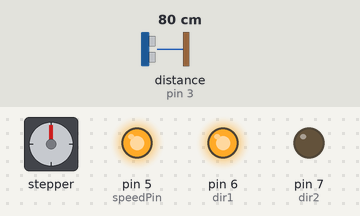
The sketch below on a simulated Arduino Uno, built with avr-gcc and run on an emulated ATmega328P. Parts: stepper motor, output pins drawn as LEDs (lit = HIGH). Wiring (inferred from the names in the program): ultrasonic range finder: trigger pin 4; echo pin 3. Dashed ring = blinking. The test bench sets the inputs (shaded band); at power-on: distance to the obstacle (sensor on pin 3) 80 cm. The echo pulse lasts 58.3 µs per cm; stepper angles assume 2048 steps per turn; pins used as bus, display or sensor lines are not drawn.

Above: at 1.2 s.
1.3 s: distance to the obstacle (sensor on pin 3) set to 23 cm
2.8 s: distance to the obstacle (sensor on pin 3) set to 18 cm
At 2.95 s:
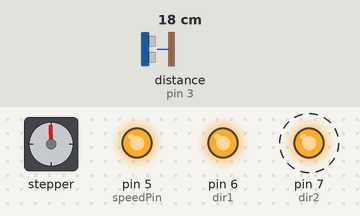
At 4.77 s:
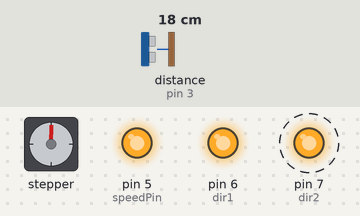
5.8 s: distance to the obstacle (sensor on pin 3) set to 35 cm
At 7.7 s:
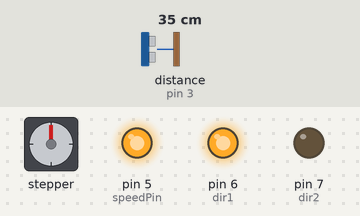
Timing chart, 0 to 9.2 s (numbered marks = the images above; inputs shaded):
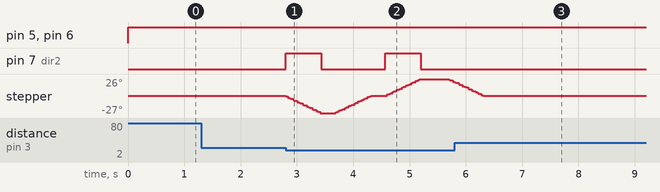

Measured:
- the behaviour switches between 21 and 20 cm on distance to the obstacle (sensor on pin 3) (found by bisection; images 0 and 1)
- after the input at 1.3 s, every drawn part: stays the same
- after the input at 2.8 s, pin 7 (dir2): alternates HIGH for 0.63 s and LOW for 1.1 s, starting at once; stepper: turns 27° counter-clockwise in 0.61 s, then 53° clockwise in 1.5 s, then 4° counter-clockwise in 0.07 s
- after the input at 5.8 s, pin 7 (dir2): stops changing and stays LOW; stepper: goes on until 6.3 s, then stays 0°

The sketch:

task3.ino
```cpp
#include <Stepper.h>

int stepsPerRevolution = 2048;
int motSpeed = 7;

Stepper myStepper(stepsPerRevolution, 8, 10, 9, 11);

int speedPin = 5;
int dir1 = 6;
int dir2 = 7;
int mSpeed = 200;

const int trigPin = 4;
const int echoPin = 3 ;
// Variables for the duration and the distance
long duration;
int distance;

void setup() {
  // put your setup code here, to run once:
  pinMode(trigPin, OUTPUT); // Sets the trigPin as an Output
  pinMode(echoPin, INPUT); // Sets the echoPin as an Input

  Serial.begin(9600);
  pinMode(speedPin, OUTPUT);
  pinMode(dir1, OUTPUT);
  pinMode(dir2, OUTPUT);

  myStepper.setSpeed(motSpeed);

  analogWrite(speedPin, 0);

}

void loop() {
  //straight
  distance = calculateDistance();
  analogWrite(speedPin, 255);
  digitalWrite(6, HIGH);
  digitalWrite(7,LOW);

  if (distance < 20)
  {
  digitalWrite(7, HIGH);
  myStepper.step(-150);
  analogWrite(speedPin, 255);
  digitalWrite(6, HIGH);
  digitalWrite(7,LOW);
  delay(250);
  myStepper.step(150);
  delay(250);
  digitalWrite(7, HIGH);

  myStepper.step(150);
  analogWrite(speedPin, 255);
  digitalWrite(6, HIGH);
  digitalWrite(7,LOW);
  delay(500);
  myStepper.step(-150);
  delay(500);

}

}
int calculateDistance(){

  digitalWrite(trigPin, LOW);
  delayMicroseconds(2);
  // Sets the trigPin on HIGH state for 10 micro seconds
  digitalWrite(trigPin, HIGH);
  delayMicroseconds(10);
  digitalWrite(trigPin, LOW);
  duration = pulseIn(echoPin, HIGH); // Reads the echoPin, returns the sound wave travel time in microseconds
  distance= duration*0.034/2;
  return distance;
}
```
